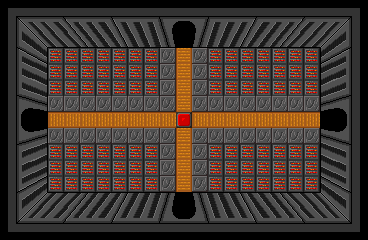

A level layout from a 2D game, rendered from its tile map. Below: a short description, then the map file with its tile-grid data intact:
An orthogonal 23x15 tile map with 16x16 px tiles, 6 tile layers (fondo, door_down, door_left, door_right, ...).

<map version="1.10" tiledversion="1.11.0" orientation="orthogonal" renderorder="right-down" width="23" height="15" tilewidth="16" tileheight="16" infinite="0" nextlayerid="8" nextobjectid="1">
 <tileset firstgid="1" name="map_boss_1_tileset" tilewidth="16" tileheight="16" tilecount="345" columns="23">
  <image source="map_boss_1_tileset.png" width="368" height="240" />
 </tileset>
 <layer id="1" name="fondo" width="23" height="15">
  <data encoding="csv">
1,2,3,4,5,6,7,8,9,10,11,12,13,14,15,16,17,18,19,20,21,22,23,
24,25,26,27,28,29,30,31,32,33,34,35,36,37,38,39,40,41,42,43,44,45,46,
47,48,49,50,51,52,53,54,55,56,57,58,59,60,61,62,63,64,65,66,67,68,69,
70,71,72,73,73,73,73,73,73,73,74,75,74,73,73,73,73,73,73,73,90,91,92,
93,94,95,73,73,73,73,73,73,73,74,75,74,73,73,73,73,73,73,73,113,114,115,
116,117,118,73,73,73,73,73,73,73,74,75,74,73,73,73,73,73,73,73,136,137,138,
139,140,141,74,74,74,74,74,74,74,74,75,74,74,74,74,74,74,74,74,159,160,161,
162,163,164,97,97,97,97,97,97,97,97,74,99,99,99,99,99,99,99,99,182,183,184,
185,186,187,74,74,74,74,74,74,74,74,121,74,74,74,74,74,74,74,74,205,206,207,
208,209,210,73,73,73,73,73,73,73,74,121,74,73,73,73,73,73,73,73,228,229,230,
231,232,233,73,73,73,73,73,73,73,74,121,74,73,73,73,73,73,73,73,251,252,253,
254,255,256,73,73,73,73,73,73,73,74,121,74,73,73,73,73,73,73,73,274,275,276,
277,278,279,280,281,282,283,284,285,286,287,288,289,290,291,292,293,294,295,296,297,298,299,
300,301,302,303,304,305,306,307,308,309,310,311,312,313,314,315,316,317,318,319,320,321,322,
323,324,325,326,327,328,329,330,331,332,333,334,335,336,337,338,339,340,341,342,343,344,345
</data>
 </layer>
 <layer id="2" name="door_down" width="23" height="15">
  <data encoding="csv">
0,0,0,0,0,0,0,0,0,0,145,145,145,0,0,0,0,0,0,0,0,0,0,
0,0,0,0,0,0,0,0,0,0,145,145,145,0,0,0,0,0,0,0,0,0,0,
0,0,0,0,0,0,0,0,0,0,145,145,145,0,0,0,0,0,0,0,0,0,0,
0,0,0,0,0,0,0,0,0,0,0,0,0,0,0,0,0,0,0,0,0,0,0,
0,0,0,0,0,0,0,0,0,0,0,0,0,0,0,0,0,0,0,0,0,0,0,
0,0,0,0,0,0,0,0,0,0,0,0,0,0,0,0,0,0,0,0,145,145,0,
0,145,145,0,0,0,0,0,0,0,0,0,0,0,0,0,0,0,0,0,145,145,0,
0,145,145,0,0,0,0,0,0,0,0,0,0,0,0,0,0,0,0,0,145,145,0,
0,145,145,0,0,0,0,0,0,0,0,0,0,0,0,0,0,0,0,0,145,145,0,
0,145,145,0,0,0,0,0,0,0,0,0,0,0,0,0,0,0,0,0,0,0,0,
0,0,0,0,0,0,0,0,0,0,0,0,0,0,0,0,0,0,0,0,0,0,0,
0,0,0,0,0,0,0,0,0,0,0,0,0,0,0,0,0,0,0,0,0,0,0,
0,0,0,0,0,0,0,0,0,0,195,196,197,145,145,0,0,0,0,0,0,0,0,
0,0,0,0,0,0,0,0,0,0,218,219,220,145,145,0,0,0,0,0,0,0,0,
0,0,0,0,0,0,0,0,0,0,0,0,0,0,0,0,0,0,0,0,0,0,0
</data>
 </layer>
 <layer id="5" name="door_left" width="23" height="15">
  <data encoding="csv">
0,0,0,0,0,0,0,0,0,0,0,0,0,0,0,0,0,0,0,0,0,0,0,
0,0,0,0,0,0,0,0,0,0,0,0,0,0,0,0,0,0,0,0,0,0,0,
0,0,0,0,0,0,0,0,0,0,0,0,0,0,0,0,0,0,0,0,0,0,0,
0,0,0,0,0,0,0,0,0,0,0,0,0,0,0,0,0,0,0,0,0,0,0,
0,0,0,0,0,0,0,0,0,0,0,0,0,0,0,0,0,0,0,0,0,0,0,
0,0,0,0,0,0,0,0,0,0,0,0,0,0,0,0,0,0,0,0,0,0,0,
0,124,125,0,0,0,0,0,0,0,0,0,0,0,0,0,0,0,0,0,0,0,0,
0,147,148,0,0,0,0,0,0,0,0,0,0,0,0,0,0,0,0,0,0,0,0,
0,170,171,0,0,0,0,0,0,0,0,0,0,0,0,0,0,0,0,0,0,0,0,
0,0,0,0,0,0,0,0,0,0,0,0,0,0,0,0,0,0,0,0,0,0,0,
0,0,0,0,0,0,0,0,0,0,0,0,0,0,0,0,0,0,0,0,0,0,0,
0,0,0,0,0,0,0,0,0,0,0,0,0,0,0,0,0,0,0,0,0,0,0,
0,0,0,0,0,0,0,0,0,0,0,0,0,0,0,0,0,0,0,0,0,0,0,
0,0,0,0,0,0,0,0,0,0,0,0,0,0,0,0,0,0,0,0,0,0,0,
0,0,0,0,0,0,0,0,0,0,0,0,0,0,0,0,0,0,0,0,0,0,0
</data>
 </layer>
 <layer id="7" name="door_right" width="23" height="15">
  <data encoding="csv">
0,0,0,0,0,0,0,0,0,0,0,0,0,0,0,0,0,0,0,0,0,0,0,
0,0,0,0,0,0,0,0,0,0,0,0,0,0,0,0,0,0,0,0,0,0,0,
0,0,0,0,0,0,0,0,0,0,0,0,0,0,0,0,0,0,0,0,0,0,0,
0,0,0,0,0,0,0,0,0,0,0,0,0,0,0,0,0,0,0,0,0,0,0,
0,0,0,0,0,0,0,0,0,0,0,0,0,0,0,0,0,0,0,0,0,0,0,
0,0,0,0,0,0,0,0,0,0,0,0,0,0,0,0,0,0,0,0,0,0,0,
0,0,0,0,0,0,0,0,0,0,0,0,0,0,0,0,0,0,0,0,129,130,0,
0,0,0,0,0,0,0,0,0,0,0,0,0,0,0,0,0,0,0,0,152,153,0,
0,0,0,0,0,0,0,0,0,0,0,0,0,0,0,0,0,0,0,0,175,176,0,
0,0,0,0,0,0,0,0,0,0,0,0,0,0,0,0,0,0,0,0,0,0,0,
0,0,0,0,0,0,0,0,0,0,0,0,0,0,0,0,0,0,0,0,0,0,0,
0,0,0,0,0,0,0,0,0,0,0,0,0,0,0,0,0,0,0,0,0,0,0,
0,0,0,0,0,0,0,0,0,0,0,0,0,0,0,0,0,0,0,0,0,0,0,
0,0,0,0,0,0,0,0,0,0,0,0,0,0,0,0,0,0,0,0,0,0,0,
0,0,0,0,0,0,0,0,0,0,0,0,0,0,0,0,0,0,0,0,0,0,0
</data>
 </layer>
 <layer id="6" name="door_up" width="23" height="15">
  <data encoding="csv">
0,0,0,0,0,0,0,0,0,0,0,0,0,0,0,0,0,0,0,0,0,0,0,
0,0,0,0,0,0,0,0,0,0,80,81,82,0,0,0,0,0,0,0,0,0,0,
0,0,0,0,0,0,0,0,0,0,103,104,105,0,0,0,0,0,0,0,0,0,0,
0,0,0,0,0,0,0,0,0,0,0,0,0,0,0,0,0,0,0,0,0,0,0,
0,0,0,0,0,0,0,0,0,0,0,0,0,0,0,0,0,0,0,0,0,0,0,
0,0,0,0,0,0,0,0,0,0,0,0,0,0,0,0,0,0,0,0,0,0,0,
0,0,0,0,0,0,0,0,0,0,0,0,0,0,0,0,0,0,0,0,0,0,0,
0,0,0,0,0,0,0,0,0,0,0,0,0,0,0,0,0,0,0,0,0,0,0,
0,0,0,0,0,0,0,0,0,0,0,0,0,0,0,0,0,0,0,0,0,0,0,
0,0,0,0,0,0,0,0,0,0,0,0,0,0,0,0,0,0,0,0,0,0,0,
0,0,0,0,0,0,0,0,0,0,0,0,0,0,0,0,0,0,0,0,0,0,0,
0,0,0,0,0,0,0,0,0,0,0,0,0,0,0,0,0,0,0,0,0,0,0,
0,0,0,0,0,0,0,0,0,0,0,0,0,0,0,0,0,0,0,0,0,0,0,
0,0,0,0,0,0,0,0,0,0,0,0,0,0,0,0,0,0,0,0,0,0,0,
0,0,0,0,0,0,0,0,0,0,0,0,0,0,0,0,0,0,0,0,0,0,0
</data>
 </layer>
 <layer id="3" name="boton" width="23" height="15">
  <data encoding="csv">
0,0,0,0,0,0,0,0,0,0,0,0,0,0,0,0,0,0,0,0,0,0,0,
0,0,0,0,0,0,0,0,0,0,145,145,145,145,0,0,0,0,0,0,0,0,0,
0,0,0,0,0,0,0,0,0,0,145,145,145,145,0,0,0,0,0,0,0,0,0,
0,0,0,0,0,0,0,0,0,0,0,0,0,0,0,0,0,0,0,0,0,0,0,
0,0,0,0,0,0,0,0,0,0,0,0,0,0,0,0,0,0,0,0,0,0,0,
0,0,0,0,0,0,0,0,0,0,0,0,0,0,0,0,0,0,0,0,0,0,0,
0,0,0,0,0,0,0,0,0,0,0,0,0,0,0,0,0,0,0,0,0,0,0,
0,0,0,0,0,0,0,0,0,0,0,76,0,0,0,0,0,0,0,0,0,0,0,
0,0,0,0,0,0,0,0,0,0,0,0,0,0,0,0,0,0,0,0,0,0,0,
0,0,0,0,0,0,0,0,0,0,0,0,0,0,0,0,0,0,0,0,0,0,0,
0,0,0,0,0,0,0,0,0,0,0,0,0,0,0,0,0,0,0,0,0,0,0,
0,0,0,0,0,0,0,0,0,0,0,0,0,0,0,0,0,0,0,0,0,0,0,
0,0,0,0,0,0,0,0,0,0,0,0,0,0,0,0,0,0,0,0,0,0,0,
0,0,0,0,0,0,0,0,0,0,0,0,0,0,0,0,0,0,0,0,0,0,0,
0,0,0,0,0,0,0,0,0,0,0,0,0,0,0,0,0,0,0,0,0,0,0
</data>
 </layer>
</map>
